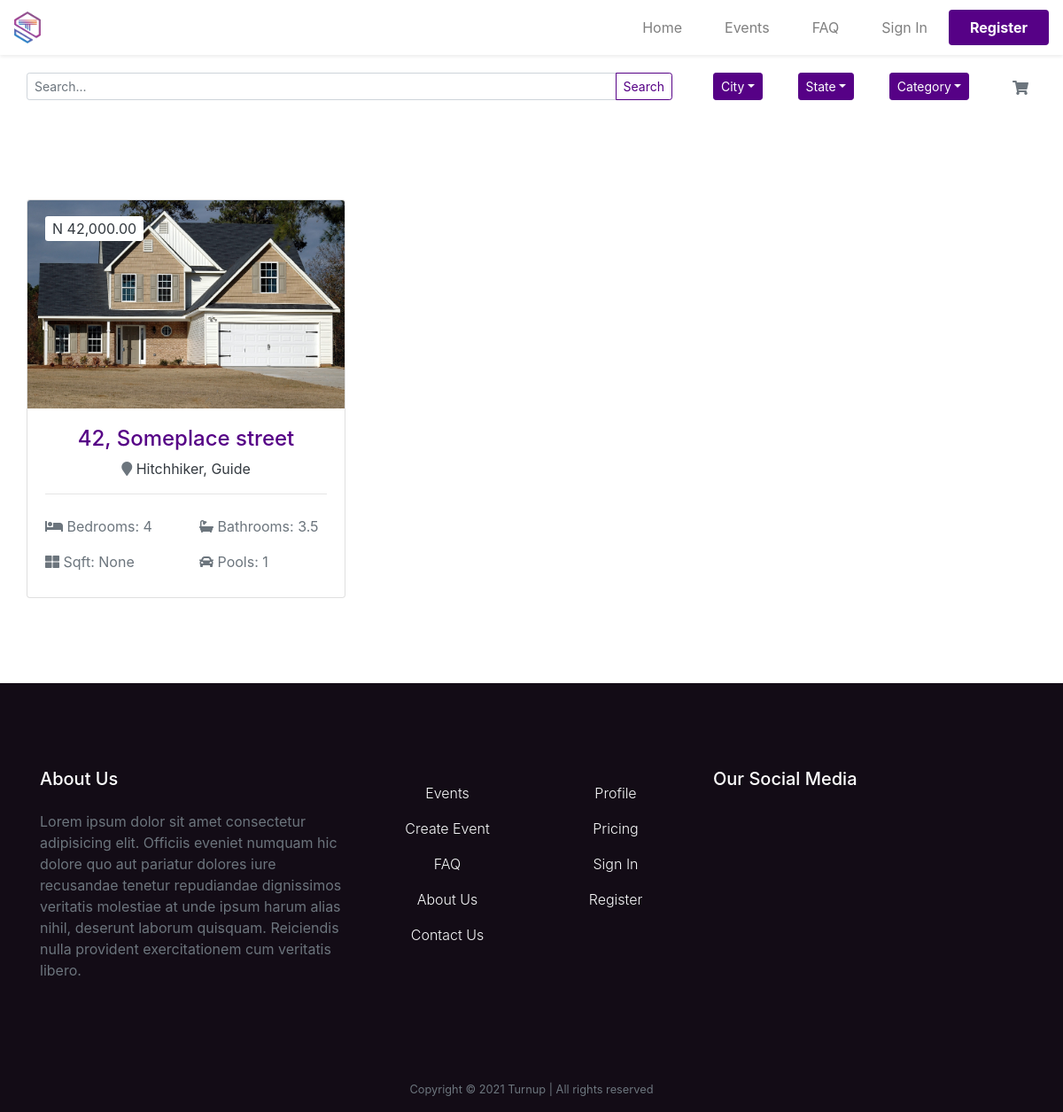
/listings/, run on the app's committed database.
### location/models.py (models this page shows, shortened)
class Listing(models.Model):
  realtor = models.ForeignKey("Realtor", on_delete=models.DO_NOTHING)
  title = models.CharField(max_length=300)
  description = models.TextField(blank=True, null=True)
  address = models.CharField(max_length=300)
  city = models.CharField(max_length=200)
  state = models.CharField(max_length=200)
  country = models.CharField(max_length=200)
  zipcode = models.CharField(max_length=100, blank=True, null=True)
  price = models.DecimalField(max_digits=15, decimal_places=2)
  bedrooms = models.IntegerField()
  bathrooms = models.DecimalField(max_digits=10, decimal_places=1)
  pools = models.IntegerField()
  lot_size = models.DecimalField(max_digits=10, decimal_places=1, blank=True, null=True)
  photo_main = models.ImageField(upload_to='images/%Y/%m/%d/')
  photo_1 = models.ImageField(upload_to='images/%Y/%m/%d/', blank=True, null=True)
  photo_2 = models.ImageField(upload_to='images/%Y/%m/%d/', blank=True, null=True)
  photo_3 = models.ImageField(upload_to='images/%Y/%m/%d/', blank=True, null=True)
  photo_4 = models.ImageField(upload_to='images/%Y/%m/%d/', blank=True, null=True)
  photo_5 = models.ImageField(upload_to='images/%Y/%m/%d/', blank=True, null=True)
  photo_6 = models.ImageField(upload_to='images/%Y/%m/%d/', blank=True, null=True)
  list_date = models.DateTimeField(default=datetime.now)
  is_published = models.BooleanField(default=True)
  is_booked = models.BooleanField(default=False)
  def get_absolute_url(self):
      return reverse("location:location_detail", kwargs={"pk": self.pk})

### location/views.py (the view)
# urls.py: path("listings/", views.ListingListView.as_view(), name="location_list"),
class ListingListView(ListView):
    model = Listing
    paginate_by = 9
    template_name = "location/listing_list.html"

### cart/context_processor.py (called while the page is built)
def cart_total_amount(request):
	if request.user.is_authenticated:
		cart = Cart(request)
		total_bill = 0.0
		for key,value in request.session['cart'].items():
			if value['sale_price'] != 'None':
				total_bill = total_bill + (float(value['sale_price']) * value['quantity'])
			else:
				total_bill = total_bill + (float(value['price']) * value['quantity'])
		return {'cart_total_amount' : total_bill}
	else:
		return {'cart_total_amount' : 0}

### location/templates/location/listing_list.html (shortened to what this page needs)
{% extends 'base_slim.html' %}
{% load static %}
{% load humanize %}
{% block content %}
{% include "partials/_search.html" %}
<main>
  <div class="container my-5">
    <div class="row">
      <div class="card-deck">
        {% for listing in object_list %}
        <div class="col-lg-4 col-md-6">
          <div class="card mx-0 my-5">
            <a href="{{listing.get_absolute_url}}">
              <img src="{{listing.photo_main.url}}" class="card-img-top" alt="listing image" ,
                aria-label="Placeholder: Thumbnail">
              <div class="card-img-overlay">
                <span class="px-2 py-1 bg-white rounded-sm text-dark">N {{listing.price | intcomma}}</span>
              </div>
            </a>
            <a class="text-decoration-none" href="{{listing.get_absolute_url}}">
              <div class="card-body">
                <div class="text-center">
                  <h4 class="text-purple">{{listing.address}}</h4>
                  <p class="text-dark">
                    <i class="fas fa-map-marker text-secondary"></i> {{listing.city}}, {{listing.state}}
                  </p>
                </div>
                <hr>
                <div class="row py-2 text-secondary">
                  <div class="col-6">
                    <i class="fas fa-bed"></i> Bedrooms: {{listing.bedrooms}}
                  </div>
                  <div class="col-6">
                    <i class="fas fa-bath"></i> Bathrooms: {{listing.bathrooms}}
                  </div>
                </div>
                <div class="row py-2 text-secondary">
                  <div class="col-6">
                    <i class="fas fa-th-large"></i> Sqft: {{listing.lot_size}}
                  </div>
                  <div class="col-6">
                    <i class="fas fa-car"></i> Pools: {{listing.pools}}
                  </div>
                </div>
              </div>
            </a>
          </div>
        </div>
        {% endfor %}
      </div>
    </div>
  </div>
</main>
{% endblock content %}

### core/static/core/css/all.css (style rules this page uses)
.fa, .fas, .far, .fal, .fab { -moz-osx-font-smoothing: grayscale; -webkit-font-smoothing: antialiased; display: inline-block; font-style: normal; font-variant: normal; text-rendering: auto; line-height: 1; }
.fa-bath:before { content: "\f2cd"; }
.fa-bed:before { content: "\f236"; }
.fa-car:before { content: "\f1b9"; }
.fa-map-marker:before { content: "\f041"; }
.fa-th-large:before { content: "\f009"; }
.fa, .fas { font-family: 'Font Awesome 5 Free'; font-weight: 900; }

### core/static/core/css/style.css (style rules this page uses)
.text-purple { color: #560186; }

### data on the page
Listing: photo_main (picture), price "42,000.00", address "42, Someplace street", city "Hitchhiker", state "Guide", bedrooms "4", bathrooms "3.5", lot_size "None", pools "1"
